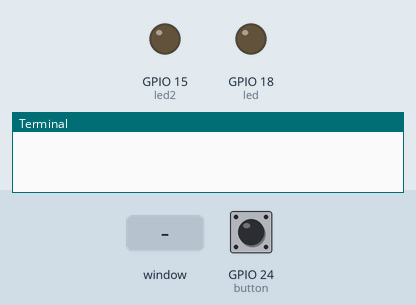
The program below on a simulated Raspberry Pi (BCM pin numbers). Parts: output pins drawn as LEDs (lit = HIGH), the last lines printed to the terminal. The test bench sets the inputs (shaded band); at power-on: GPIO 24 (button) HIGH. The desktop window is not drawn, its controls go by their first labels and the mouse button is held 0.15 s.

Above: at 1.2 s.
1.3 s: control labelled "LED ON" in the window clicked
At 2.3 s:
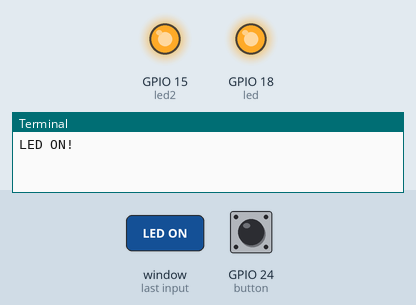
2.8 s: control labelled "LED OFF" in the window clicked
At 3.4 s:
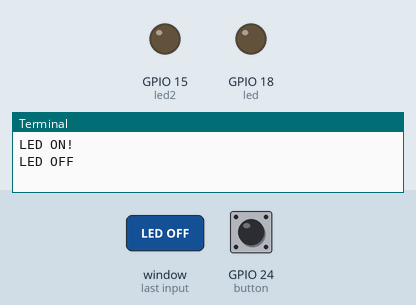
Timing chart, 0 to 5.8 s (numbered marks = the images above; inputs shaded):
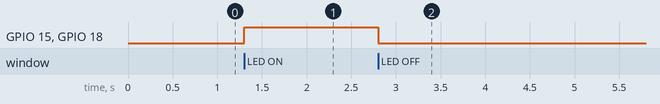

Measured:
- after the input at 1.3 s, GPIO 15 (led2), GPIO 18 (led): LOW → HIGH at once
- after the input at 2.8 s, GPIO 15 (led2), GPIO 18 (led): HIGH → LOW at once

The program:

chp3_6_GPIO_PyQt2.py
```python
#5_GPIO_PyQt.py
from gpiozero import LED, Button
from PyQt5.QtWidgets import *
from PyQt5.QtWidgets import *

led = LED(18)
led2 = LED(15)
button = Button(24)

app = QApplication([])
win = QMainWindow()

app.setApplicationName("GPIO Control With GUI")
win.resize(400,250)
bar = win.statusBar()
bar.showMessage("copyright(c) 2020 All rights reserved")


win.resize(300,300)
mb = win.menuBar()
bye = QAction('EXIT',win)
mb.addAction(bye)


main = QWidget()
win.setCentralWidget(main)


onBtn = QPushButton("LED ON")
offBtn = QPushButton("LED OFF")
swBtn = QPushButton("Swtich Check")
#remove ; off
btnLayout = QHBoxLayout()
btnLayout.addWidget(onBtn)
btnLayout.addWidget(offBtn)
btnLayout.addWidget(swBtn)
form = QFormLayout()
#name = QLineEdit()

#//pwform = QFormLayout()
pwname = QLineEdit()
#pwform.addWidget(QLabel("pwform"))

form.addRow(btnLayout)

main.setLayout(form)


#================
def onnled():
    print("LED ON!")
    #================
    led.on()
    led2.on()
    #================

def offled():
    print("LED OFF")
    #================
    led.off()
    led2.off()
    #================

def swcheck():
    if button.is_pressed:
        print("pressed!!!!")
    else:
        print("released...")

def byebye():
    print("EXIT")
    quit()


onBtn.clicked.connect(onnled)
offBtn.clicked.connect(offled)
swBtn.clicked.connect(swcheck)

#menuAdd.triggered.connect(onnled)
#menuRemove.triggered.connect(offled)
bye.triggered.connect(byebye)
#


win.show()
app.exec()
```
